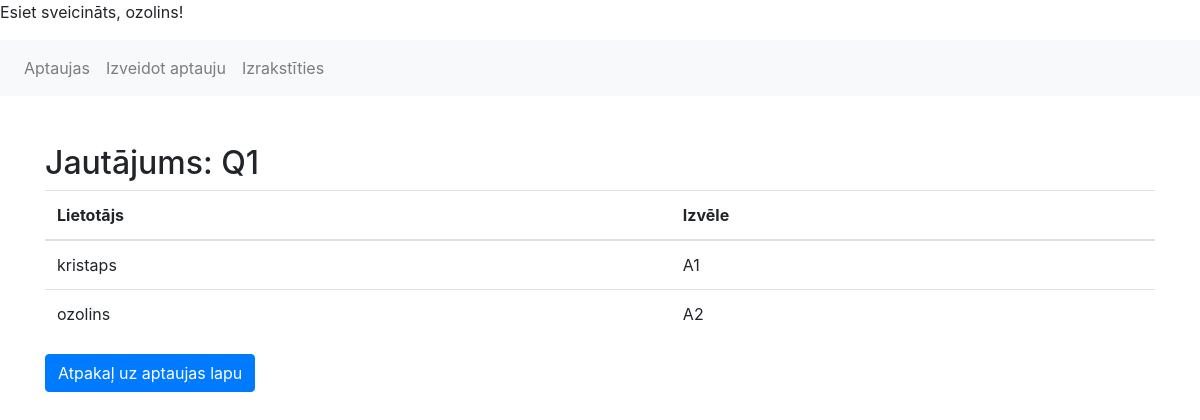
Page /question/26/responses/ (signed in) on the committed database.
### voteapp/models.py (models this page shows)
class Question(models.Model):
    question_text = models.CharField(max_length=200)
    created_at = models.DateTimeField(auto_now_add=True)

class Response(models.Model):
    user = models.ForeignKey(User, on_delete=models.CASCADE)
    question = models.ForeignKey(Question, on_delete=models.CASCADE)
    choice = models.ForeignKey(Choice, on_delete=models.CASCADE)

class Choice(models.Model):
    question = models.ForeignKey(Question, related_name='choices', on_delete=models.CASCADE)
    choice_text = models.CharField(max_length=200)
    order = models.IntegerField(default=0)

### voteapp/views.py (the view)
# urls.py: path('question/<int:question_id>/responses/', view_question_responses, name='view_question_responses'),
@login_required
def view_question_responses(request, question_id):
    question = get_object_or_404(Question, pk=question_id)
    responses = Response.objects.filter(question=question).select_related('user', 'choice')
    return render(request, 'question_responses.html', {'question': question, 'responses': responses})

### voteapp/templates/question_responses.html (shortened to what this page needs)
<!DOCTYPE html>
<html>
<head>
    <link rel="stylesheet" href="https://stackpath.bootstrapcdn.com/bootstrap/4.5.2/css/bootstrap.min.css">
</head>
<body>
    {% if user.is_authenticated %}
    <p>Esiet sveicināts, {{ user.username }}!</p>
{% else %}
    <p>Esiet sveicināts, ciemiņ!</p>
{% endif %}
<nav class="navbar navbar-expand-lg navbar-light bg-light">
    <div class="collapse navbar-collapse" id="navbarNav">
      <ul class="navbar-nav">
        <li class="nav-item">
          <a class="nav-link" href="{% url 'mainpage' %}">Aptaujas</a>
        </li>
        {% if user.is_authenticated %}
        <li class="nav-item">
          <a class="nav-link" href="{% url 'create_poll' %}">Izveidot aptauju</a>
        </li>
        <li class="nav-item">
          <a class="nav-link" href="{% url 'index' %}">Izrakstīties</a>
        </li>
        {% else %}
        <li class="nav-item">
          <a href="{% url 'logout' %}">Izrakstīties</a>
        </li>
        {% endif %}
      </ul>
    </div>
  </nav>
    <div class="container mt-5">
        <h2>Jautājums: {{ question.question_text }}</h2>
        <table class="table">
            <thead>
                <tr>
                    <th>Lietotājs</th>
                    <th>Izvēle</th>
                </tr>
            </thead>
            <tbody>
                {% for response in responses %}
                <tr>
                    <td>{{ response.user.username }}</td>
                    <td>{{ response.choice.choice_text }}</td>
                </tr>
                {% endfor %}
            </tbody>
        </table>
        <a href="{% url 'mainpage' %}" class="btn btn-primary">Atpakaļ uz aptaujas lapu</a>
    </div>
</body>
</html>

### rows in the picture
Question: question_text "Q1"
Response: user.username "kristaps", choice.choice_text "A1"
Response: user.username "ozolins", choice.choice_text "A2"

### other values in the picture
{{ user.username }} "ozolins"
